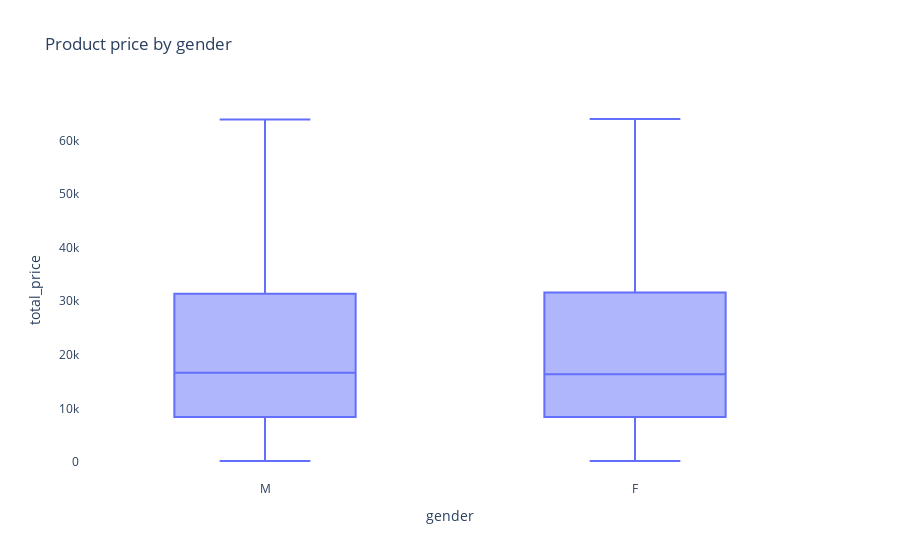

The cell this chart's notebook holds for it:
### Code cell
gender_price = visuals.gender_price()
gender_price
plt.savefig('gender_price.png')

### Figure 1 — Plotly figure (JSON) as saved in the notebook; plotly's stock layout.template omitted (floating-point values rounded to 4 significant figures; data arrays with more than 128 entries replaced by an {"elided": "..."} marker saying what was removed)
{"data": [{"alignmentgroup": "True", "hovertemplate": "gender=%{x}<br>total_price=%{y}<extra></extra>", "legendgroup": "", "marker": {"color": "#636efa"}, "name": "", "notched": false, "offsetgroup": "", "orientation": "v", "showlegend": false, "type": "box", "x": {"elided": "22000 str values"}, "x0": " ", "xaxis": "x", "y": {"elided": "22000 float values"}, "y0": " ", "yaxis": "y"}], "layout": {"boxmode": "group", "legend": {"tracegroupgap": 0}, "paper_bgcolor": "rgba(0,0,0,0)", "plot_bgcolor": "rgba(0,0,0,0)", "title": {"text": "Product price by gender"}, "xaxis": {"anchor": "y", "domain": [0, 1], "title": {"text": "gender"}}, "yaxis": {"anchor": "x", "domain": [0, 1], "title": {"text": "total_price"}}}}
